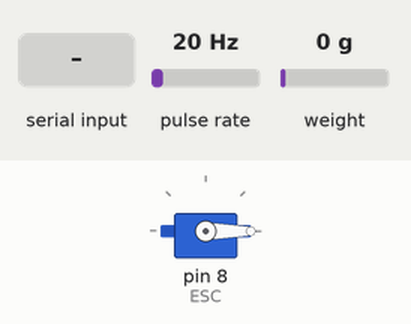
This sketch was run on a simulated Arduino Mega 2560, built with avr-gcc and run on an emulated ATmega2560. Shown: servo. Wiring (inferred from the names in the program): pulse sensor: data pin 2. The test bench sets the inputs (shaded band); at power-on: pulse rate 20 Hz, weight on the scale 0 g. What the sketch prints to the serial monitor is not drawn.

Above: at 1.2 s.
1.3 s: "90,45\n" received over Serial
At 2.9 s:
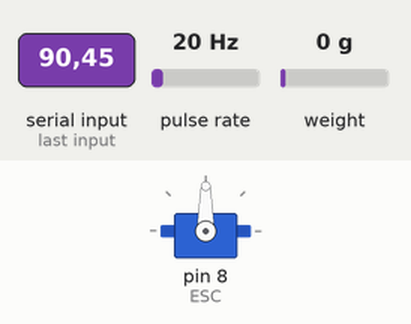
3.7 s: "30,150\n" received over Serial
At 4.7 s:
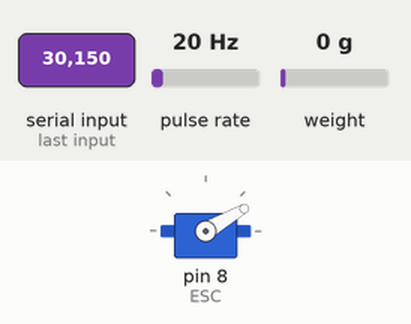
5.9 s: "200\n" received over Serial
At 7.7 s:
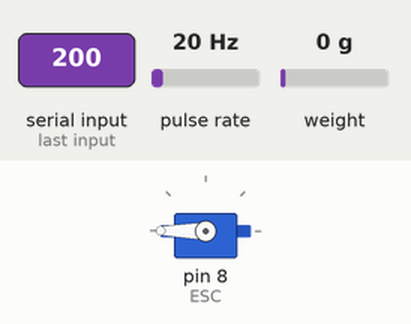
8.1 s: "90\n" received over Serial
At 9.5 s:
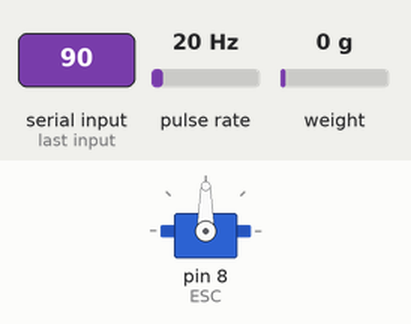
Timing chart, 0 to 11.1 s (numbered marks = the images above; inputs shaded):
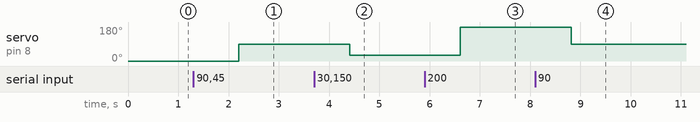

The sketch:

MAIN_DefaultPropellerTEST.ino
```cpp
#include <Servo.h>
#include "HX711.h"

// 서보 설정
Servo ESC;

// 회전 속도(Tacho) 설정
unsigned long rpmtime;  // 회전 시간 측정 변수
float rpmfloat;  // 회전 속도 계산을 위한 변수
unsigned int rpm;  // 회전 속도 값
bool tooslow = 1;  // 회전 속도가 너무 느릴 때를 나타내는 플래그

const int INTERRUPT_SENSOR_PIN = 2;  // 인터럽트 센서 핀 설정

// 로드 셀 설정
const int LOADCELL_DOUT_PIN = 5;  // 로드 셀 데이터 핀
const int LOADCELL_SCK_PIN = 6;  // 로드 셀 클럭 핀
HX711 scale;  // HX711 로드 셀 객체 생성
int powerLevel;  // 서보 파워 레벨

long zero = 345303;  // 로드 셀 영점 설정값
long weight_read = 652664;  // 로드 셀 측정값
long weight = 185.6;  // 실제 무게값

bool test_mode = false;  // 테스트 모드 플래그

void setup() {
  Serial.begin(115200);  // 시리얼 통신 초기화, 115200 보드레이트 설정
  TCCR3A = 0;  // 타이머/카운터 제어 레지스터 A 설정
  TCCR3B = 0b00000100;  // 프리스케일러 256 설정
  TIMSK3 = 0b00000001;  // 타이머 오버플로우 인터럽트 활성화

  ESC.attach(8);  // 서보 핀 8에 연결
  pinMode(2, INPUT);  // 센서 핀을 입력 모드로 설정

  scale.begin(LOADCELL_DOUT_PIN, LOADCELL_SCK_PIN);  // 로드 셀 초기화
  attachInterrupt(digitalPinToInterrupt(INTERRUPT_SENSOR_PIN), RPM, FALLING);  // 인터럽트 설정
}

void loop() {
  float cal_factor = (weight_read - zero) / weight;  // 로드 셀 보정 계수 계산

  static char receivedData[10];  // 수신된 데이터를 저장할 배열 (최대 10자리 숫자)
  static byte dataIndex = 0;  // 데이터 인덱스 초기화

  // 시리얼로부터 데이터 수신
  while (Serial.available() > 0) {
    char receivedChar = Serial.read();  // 수신된 문자 읽기

    if (receivedChar == '\n') {
      // 데이터 수신 완료 시 처리

      receivedData[dataIndex] = '\0';  // 수신된 데이터 끝에 null 문자 추가
      int receivedNumber = atoi(receivedData);  // 문자열을 정수로 변환
      powerLevel = receivedNumber;  // 파워 레벨 업데이트

      // 다음 데이터 수신을 위해 인덱스 초기화
      dataIndex = 0;
    } else {
      // 수신된 문자를 버퍼에 추가
      receivedData[dataIndex] = receivedChar;

      // 인덱스를 증가시키고, 버퍼 오버플로우를 방지
      if (dataIndex < sizeof(receivedData) - 1) {
        dataIndex++;
      } else {
        // 버퍼 오버플로우 처리 필요 시 추가
      }
    }
  }

  int thrusttoservo = map(0, 100, 0, 90, powerLevel);  // 파워 레벨을 서보 각도로 변환

  ESC.write(thrusttoservo);  // 서보 모터에 각도 명령 전달

  Serial.print("powerLevel: ");
  Serial.print(powerLevel);
  Serial.print("_");

  delay(1000);  // 1초 대기
  Serial.print("RPM: ");

  if (tooslow == 1) {  // 회전 속도가 너무 느린 경우
    Serial.print("-1");
  }
  else {  // 회전 속도를 계산하여 출력
    rpmfloat = 60 / (rpmtime / float((16000000 / 256)));
    rpm = round(rpmfloat);
    Serial.print(rpm);
  }
  Serial.print("_");

  if (scale.is_ready()) {  // 로드 셀이 준비되었는지 확인
    long reading = scale.read();  // 로드 셀 데이터 읽기
    Serial.print("HX711 reading: ");
    Serial.print(reading);
    Serial.print("_Thrust: ");
    Serial.print((reading - zero) / cal_factor);  // 추력을 계산하여 출력
  } else {
    Serial.print("HX711 not found_Thrust: -1");  // 로드 셀을 찾지 못한 경우 출력
  }

  Serial.println();  // 줄 바꿈
}

// 타이머 오버플로우 인터럽트 서비스 루틴
ISR(TIMER3_OVF_vect) {
  tooslow = 1;  // 회전 속도가 너무 느린 상태로 설정
}

// 회전 속도를 측정하는 인터럽트 서비스 루틴
void RPM () {
  rpmtime = TCNT3;  // 타이머 카운터 값을 읽음
  TCNT3 = 0;  // 타이머 카운터를 0으로 리셋
  tooslow = 0;  // 회전 속도가 느리지 않음을 표시
}
```

Measured:
- after the input at 1.3 s, servo on pin 8 (ESC): 0° → 90° after 0.90 s
- after the input at 3.7 s, servo on pin 8 (ESC): 90° → 30° after 0.71 s
- after the input at 5.9 s, servo on pin 8 (ESC): 30° → 180° after 0.71 s
- after the input at 8.1 s, servo on pin 8 (ESC): 180° → 90° after 0.72 s
